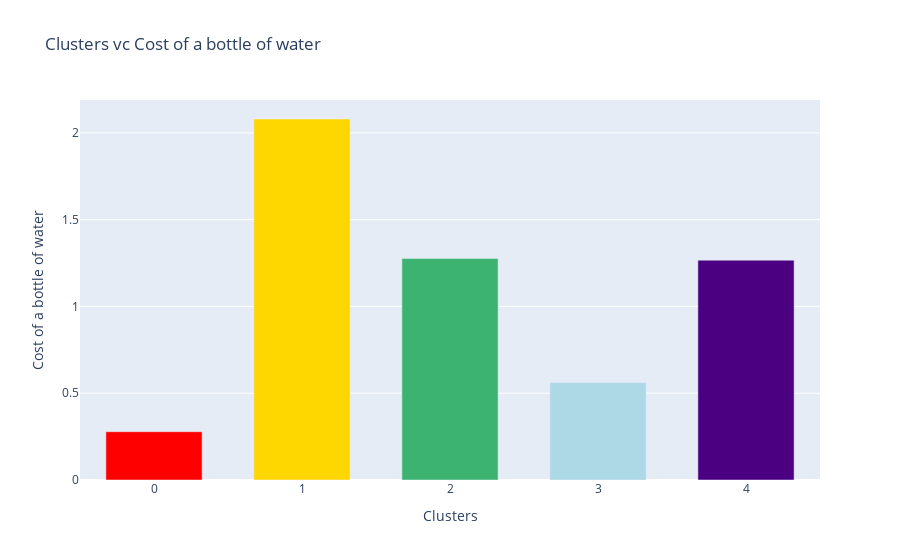

Notebook source saved alongside this figure:
### Code cell
HpCl = df.groupby('Cluster_ID')['Cost of a bottle of water(City)'].mean()
HpCl = pd.DataFrame(HpCl)

colors =  ["red","gold","mediumseagreen","lightblue","indigo"]
data = [
    go.Bar(
        y = HpCl['Cost of a bottle of water(City)'],
        name = "Clusters vc Cost of a bottle of water",
        marker_color = colors,
        width= np.repeat(0.65,len(HpCl)), # Cambiar la anchura de cada barra,
    )
]

layout = go.Layout(title = "Clusters vc Cost of a bottle of water", yaxis_title = "Cost of a bottle of water", 
                   xaxis_title = "Clusters",
                  )

fig = go.Figure(data = data, layout = layout)

fig.show()

### Figure 1 — Plotly figure (JSON) as saved in the notebook; plotly's stock layout.template omitted (floating-point values rounded to 4 significant figures)
{"data": [{"marker": {"color": ["red", "gold", "mediumseagreen", "lightblue", "indigo"]}, "name": "Clusters vc Happiness Levels", "type": "bar", "width": [0.65, 0.65, 0.65, 0.65, 0.65], "y": [0.2783, 2.08, 1.276, 0.5611, 1.266]}], "layout": {"title": {"text": "Clusters vc Cost of a bottle of water"}, "xaxis": {"title": {"text": "Clusters"}}, "yaxis": {"title": {"text": "Cost of a bottle of water"}}}}
